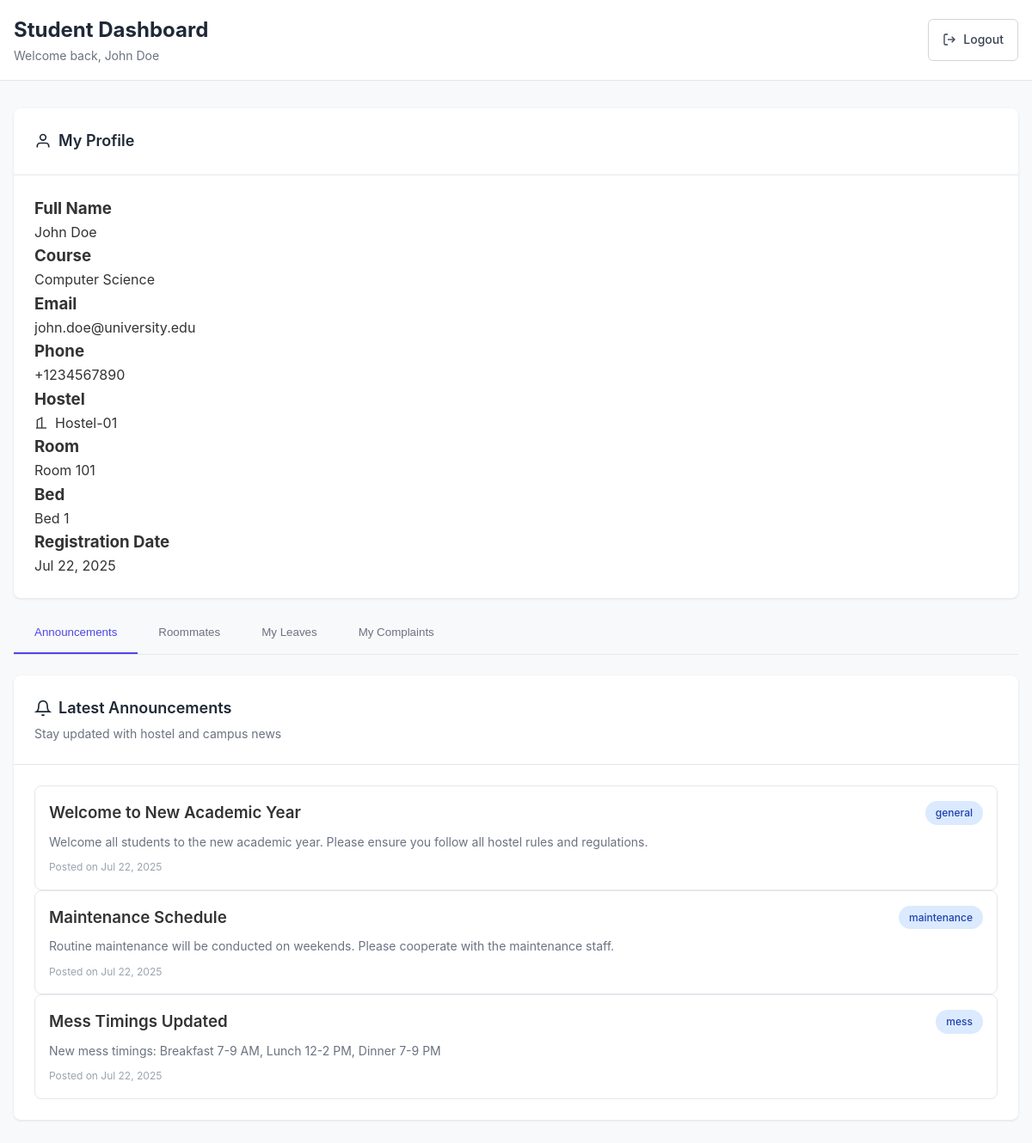
The page /student/dashboard.php (signed in) on the database its author committed.
### tables this page shows
CREATE TABLE students (
    id INT AUTO_INCREMENT PRIMARY KEY,
    user_id INT,
    full_name VARCHAR(100) NOT NULL,
    email VARCHAR(100) UNIQUE NOT NULL,
    course_name VARCHAR(100) NOT NULL,
    room_id INT NULL,
    bed_number INT NULL CHECK (bed_number BETWEEN 1 AND 4),
    phone VARCHAR(15),
    created_at TIMESTAMP DEFAULT CURRENT_TIMESTAMP,
    FOREIGN KEY (user_id) REFERENCES users(id) ON DELETE CASCADE,
    FOREIGN KEY (room_id) REFERENCES rooms(id),
    UNIQUE KEY unique_bed (room_id, bed_number)
);

CREATE TABLE hostels (
    id INT AUTO_INCREMENT PRIMARY KEY,
    name VARCHAR(50) NOT NULL,
    total_floors INT DEFAULT 3,
    rooms_per_floor INT DEFAULT 20,
    beds_per_room INT DEFAULT 4
);

CREATE TABLE rooms (
    id INT AUTO_INCREMENT PRIMARY KEY,
    hostel_id INT,
    floor_number INT NOT NULL,
    room_number VARCHAR(10) NOT NULL,
    capacity INT DEFAULT 4,
    FOREIGN KEY (hostel_id) REFERENCES hostels(id),
    UNIQUE KEY unique_room (hostel_id, room_number)
);

CREATE TABLE announcements (
    id INT AUTO_INCREMENT PRIMARY KEY,
    title VARCHAR(200) NOT NULL,
    content TEXT NOT NULL,
    created_by INT,
    category VARCHAR(50) DEFAULT 'general',
    created_at TIMESTAMP DEFAULT CURRENT_TIMESTAMP,
    FOREIGN KEY (created_by) REFERENCES users(id)
);

### includes/hostel_functions.php (called while the page is built, shortened)
<?php
require_once 'config/database.php';
class HostelManager {
    private $conn;
    public function __construct() {
        $database = new Database();
        $this->conn = $database->getConnection();
    }
    public function getRoommates($room_id) {
        $query = "SELECT s.*, r.room_number, h.name as hostel_name
                  FROM students s
                  LEFT JOIN rooms r ON s.room_id = r.id
                  LEFT JOIN hostels h ON r.hostel_id = h.id
                  WHERE s.room_id = :room_id
                  ORDER BY s.bed_number";
        $stmt = $this->conn->prepare($query);
        $stmt->bindParam(':room_id', $room_id);
        $stmt->execute();
        return $stmt->fetchAll(PDO::FETCH_ASSOC);
    }
    public function getAnnouncements($limit = 10) {
        $query = "SELECT a.*, u.username as creator_name
                  FROM announcements a
                  LEFT JOIN users u ON a.created_by = u.id
                  ORDER BY a.created_at DESC
                  LIMIT :limit";
        $stmt = $this->conn->prepare($query);
        $stmt->bindParam(':limit', $limit, PDO::PARAM_INT);
        $stmt->execute();
        return $stmt->fetchAll(PDO::FETCH_ASSOC);
    }
    public function getStudentByUserId($user_id) {
        $query = "SELECT s.*, r.room_number, h.name as hostel_name
                  FROM students s
                  LEFT JOIN rooms r ON s.room_id = r.id
                  LEFT JOIN hostels h ON r.hostel_id = h.id
                  WHERE s.user_id = :user_id";
        $stmt = $this->conn->prepare($query);
        $stmt->bindParam(':user_id', $user_id);
        $stmt->execute();
        return $stmt->fetch(PDO::FETCH_ASSOC);
    }
}
?>

### config/database.php (called while the page is built, shortened)
<?php
class Database {
    private $host = 'localhost';
    private $db_name = 'hostel_management';
    private $username = 'root';
    private $password = '';
    public function getConnection() {
        $this->conn = null;
        try {
            $this->conn = new PDO(
                "mysql:host=" . $this->host . ";dbname=" . $this->db_name . ";charset=utf8",
                $this->username,
                $this->password,
                [
                    PDO::ATTR_ERRMODE => PDO::ERRMODE_EXCEPTION,
                    PDO::ATTR_DEFAULT_FETCH_MODE => PDO::FETCH_ASSOC,
                    PDO::ATTR_EMULATE_PREPARES => false
                ]
            );
        } catch(PDOException $exception) {
            echo "Connection error: " . $exception->getMessage();
            die();
        }
        return $this->conn;
    }
}
?>

### student/dashboard.php (the view, shortened to what this page needs)
<?php
require_once '../includes/hostel_functions.php';
$hostelManager = new HostelManager();
$student = $hostelManager->getStudentByUserId($_SESSION['user_id']);
$announcements = $hostelManager->getAnnouncements();
if ($student['room_id']) {
    $allRoommates = $hostelManager->getRoommates($student['room_id']);
}
?>
<!DOCTYPE html>
<html lang="en">
<head>
    <link rel="stylesheet" href="../assets/css/styles.css">
</head>
<body class="dashboard">
    <div class="header">
        <div class="header-content">
            <div class="header-title">
                <h1>Student Dashboard</h1>
                <p>Welcome back, <?php echo htmlspecialchars($student['full_name']); ?></p>
            </div>
            <a href="../logout.php" class="btn btn-outline">
                <svg width="16" height="16" viewBox="0 0 24 24" fill="none" stroke="currentColor" stroke-width="2">
                    <path d="M9 21H5a2 2 0 0 1-2-2V5a2 2 0 0 1 2-2h4"/>
                    <polyline points="16,17 21,12 16,7"/>
                    <line x1="21" y1="12" x2="9" y2="12"/>
                </svg>
                Logout
            </a>
        </div>
    </div>
    <div class="main-content">
        <div class="card mb-4">
            <div class="card-header">
                <h2 class="card-title">
                    <svg width="20" height="20" viewBox="0 0 24 24" fill="none" stroke="currentColor" stroke-width="2">
                        <path d="M20 21v-2a4 4 0 0 0-4-4H8a4 4 0 0 0-4 4v2"/>
                        <circle cx="12" cy="7" r="4"/>
                    </svg>
                    My Profile
                </h2>
            </div>
            <div class="card-content">
                <div class="profile-grid">
                    <div class="profile-item">
                        <h3>Full Name</h3>
                        <p><?php echo htmlspecialchars($student['full_name']); ?></p>
                    </div>
                    <div class="profile-item">
                        <h3>Course</h3>
                        <p><?php echo htmlspecialchars($student['course_name']); ?></p>
                    </div>
                    <div class="profile-item">
                        <h3>Email</h3>
                        <p><?php echo htmlspecialchars($student['email']); ?></p>
                    </div>
                    <div class="profile-item">
                        <h3>Phone</h3>
                        <p><?php echo htmlspecialchars($student['phone'] ?: 'Not provided'); ?></p>
                    </div>
                    <div class="profile-item">
                        <h3>Hostel</h3>
                        <p>
                            <?php if ($student['hostel_name']): ?>
                                <span class="flex items-center gap-2">
                                    <svg width="16" height="16" viewBox="0 0 24 24" fill="none" stroke="currentColor" stroke-width="2">
                                        <path d="M3 21h18"/>
                                        <path d="M5 21V7l8-4v18"/>
                                    </svg>
                                    <?php echo htmlspecialchars($student['hostel_name']); ?>
                                </span>
                            <?php else: ?>
                                <span style="color: #6b7280;">Not assigned</span>
                            <?php endif; ?>
                        </p>
                    </div>
                    <div class="profile-item">
                        <h3>Room</h3>
                        <p><?php echo $student['room_number'] ? 'Room ' . htmlspecialchars($student['room_number']) : 'Not assigned'; ?></p>
                    </div>
                    <div class="profile-item">
                        <h3>Bed</h3>
                        <p><?php echo $student['bed_number'] ? 'Bed ' . htmlspecialchars($student['bed_number']) : 'Not assigned'; ?></p>
                    </div>
                    <div class="profile-item">
                        <h3>Registration Date</h3>
                        <p><?php echo date('M j, Y', strtotime($student['created_at'])); ?></p>
                    </div>
                </div>
            </div>
        </div>
        <div class="tabs">
            <ul class="tab-list">
                <li><button class="tab-button active" data-tab="announcements">Announcements</button></li>
                <li><button class="tab-button" data-tab="roommates">Roommates</button></li>
                <li><button class="tab-button" data-tab="leaves">My Leaves</button></li>
                <li><button class="tab-button" data-tab="complaints">My Complaints</button></li>
            </ul>
        </div>
        <div class="tab-content active" id="announcements">
            <div class="card">
                <div class="card-header">
                    <div>
                        <h2 class="card-title">
                            <svg width="20" height="20" viewBox="0 0 24 24" fill="none" stroke="currentColor" stroke-width="2">
                                <path d="M18 8A6 6 0 0 0 6 8c0 7-3 9-3 9h18s-3-2-3-9"/>
                                <path d="M13.73 21a2 2 0 0 1-3.46 0"/>
                            </svg>
                            Latest Announcements
                        </h2>
                        <p class="card-description">Stay updated with hostel and campus news</p>
                    </div>
                </div>
                <div class="card-content">
                    <?php if (!empty($announcements)): ?>
                        <div class="item-list">
                            <?php foreach ($announcements as $announcement): ?>
                            <div class="list-item">
                                <div class="list-item-header">
                                    <h3 class="list-item-title"><?php echo htmlspecialchars($announcement['title']); ?></h3>
                                    <span class="badge badge-info"><?php echo htmlspecialchars($announcement['category']); ?></span>
                                </div>
                                <div class="list-item-content">
                                    <?php echo htmlspecialchars($announcement['content']); ?>
                                </div>
                                <div class="list-item-meta">
                                    Posted on <?php echo date('M j, Y', strtotime($announcement['created_at'])); ?>
                                </div>
                            </div>
                            <?php endforeach; ?>
                        </div>
                    <?php else: ?>
                        <p class="text-center" style="color: #6b7280; padding: 2rem;">No announcements available</p>
                    <?php endif; ?>
                </div>
            </div>
        </div>
    </div>
</body>
</html>

### assets/css/styles.css (style rules this page uses)
* { margin: 0; padding: 0; box-sizing: border-box; }
body { font-family: -apple-system, BlinkMacSystemFont, "Segoe UI", Roboto, sans-serif; line-height: 1.6; color: #333; background-color: #f8f9fa; }
.btn { display: inline-flex; align-items: center; justify-content: center; gap: 0.5rem; padding: 0.75rem 1rem; border: none; border-radius: 6px; font-size: 0.875rem; font-weight: 500; cursor: pointer; text-decoration: none; transition: all 0.2s; }
.btn-outline { background-color: transparent; border: 1px solid #d1d5db; color: #374151; }
.dashboard { min-height: 100vh; }
.header { background: white; border-bottom: 1px solid #e5e7eb; padding: 1rem 0; }
.header-content { max-width: 1200px; margin: 0 auto; padding: 0 1rem; display: flex; justify-content: space-between; align-items: center; }
.header-title h1 { font-size: 1.5rem; font-weight: 700; color: #1f2937; }
.header-title p { color: #6b7280; font-size: 0.875rem; }
.main-content { max-width: 1200px; margin: 0 auto; padding: 2rem 1rem; }
.card { background: white; border-radius: 8px; box-shadow: 0 1px 3px rgba(0, 0, 0, 0.1); margin-bottom: 1.5rem; }
.card-header { padding: 1.5rem; border-bottom: 1px solid #e5e7eb; display: flex; justify-content: space-between; align-items: center; }
.card-title { font-size: 1.125rem; font-weight: 600; color: #1f2937; display: flex; align-items: center; gap: 0.5rem; }
.card-description { color: #6b7280; font-size: 0.875rem; margin-top: 0.25rem; }
.card-content { padding: 1.5rem; }
.tabs { border-bottom: 1px solid #e5e7eb; margin-bottom: 1.5rem; }
.tab-list { display: flex; gap: 0; list-style: none; }
.tab-button { background: none; border: none; padding: 1rem 1.5rem; cursor: pointer; border-bottom: 2px solid transparent; font-weight: 500; color: #6b7280; transition: all 0.2s; }
.tab-button.active { color: #4f46e5; border-bottom-color: #4f46e5; }
.tab-content { display: none; }
.tab-content.active { display: block; }
.badge { display: inline-flex; align-items: center; padding: 0.25rem 0.75rem; border-radius: 9999px; font-size: 0.75rem; font-weight: 500; }
.badge-info { background-color: #dbeafe; color: #1e40af; }
.item-list { space-y: 1rem; }
.list-item { background: white; border: 1px solid #e5e7eb; border-radius: 8px; padding: 1rem; }
.list-item-header { display: flex; justify-content: space-between; align-items: center; margin-bottom: 0.5rem; }
.list-item-title { font-weight: 600; }
.list-item-content { color: #6b7280; font-size: 0.875rem; margin-bottom: 0.5rem; }
.list-item-meta { font-size: 0.75rem; color: #9ca3af; }
.mb-4 { margin-bottom: 1rem; }
.flex { display: flex; }
.gap-2 { gap: 0.5rem; }
.items-center { align-items: center; }

### rows shown on the page
students: full_name "John Doe", course_name "Computer Science", email "john.doe@university.edu", phone "+1234567890", bed_number "1", created_at "Jul 22, 2025"
hostels: name "Hostel-01"
rooms: room_number "101"
announcements: title "Welcome to New Academic Year", category "general", content "Welcome all students to the new academic year. Please ensure you follow all hostel rules and regulations.", created_at "Jul 22, 2025"
announcements: title "Maintenance Schedule", category "maintenance", content "Routine maintenance will be conducted on weekends. Please cooperate with the maintenance staff.", created_at "Jul 22, 2025"
announcements: title "Mess Timings Updated", category "mess", content "New mess timings: Breakfast 7-9 AM, Lunch 12-2 PM, Dinner 7-9 PM", created_at "Jul 22, 2025"
